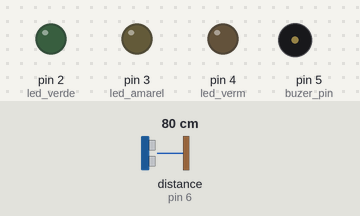
Recording of a sketch running on a simulated Arduino Uno, built with avr-gcc and run on an emulated ATmega328P. Parts: output pins drawn as LEDs (lit = HIGH), buzzer (waves = sounding, pin HIGH). Wiring (inferred from the names in the program): ultrasonic range finder: trigger pin 7; echo pin 6. The test bench sets the inputs (shaded band); at power-on: distance to the obstacle (sensor on pin 6) 80 cm. The echo pulse lasts 58.3 µs per cm; pins used as bus, display or sensor lines are not drawn; what the sketch prints to the serial monitor is not drawn.

Above: at 1.2 s.
1.3 s: distance to the obstacle (sensor on pin 6) set to 55 cm
4.3 s: distance to the obstacle (sensor on pin 6) set to 47 cm
At 5.0 s:
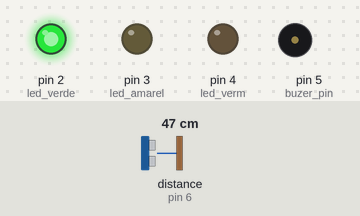
7.3 s: distance to the obstacle (sensor on pin 6) set to 28 cm
10.3 s: distance to the obstacle (sensor on pin 6) set to 25 cm
At 10.68 s:
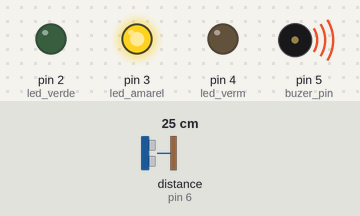
13.3 s: distance to the obstacle (sensor on pin 6) set to 13 cm
16.3 s: distance to the obstacle (sensor on pin 6) set to 10 cm
At 16.7 s:
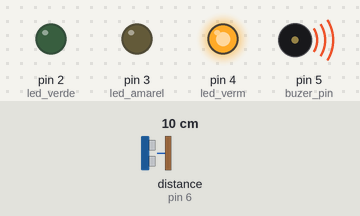
Timing chart, 0 to 20.3 s (numbered marks = the images above; inputs shaded):
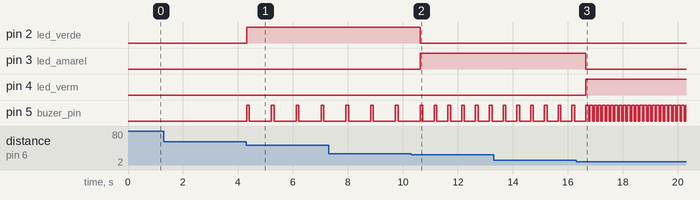

Measured:
- the behaviour switches between 52 and 51 cm on distance to the obstacle (sensor on pin 6) (found by bisection; images 0 and 1)
- the behaviour switches between 27 and 26 cm on distance to the obstacle (sensor on pin 6) (found by bisection; images 1 and 2)
- the behaviour switches between 12 and 11 cm on distance to the obstacle (sensor on pin 6) (found by bisection; images 2 and 3)
- after the input at 1.3 s, every drawn part: stays the same
- after the input at 4.3 s, pin 2 (led_verde): LOW → HIGH at once; pin 5 (buzer_pin): alternates HIGH for 0.10 s and LOW for 0.80 s, starting at once
- after the input at 10.3 s, pin 2 (led_verde): HIGH → LOW after 0.33 s; pin 3 (led_amarel): LOW → HIGH after 0.33 s; pin 5 (buzer_pin): alternates HIGH for 0.10 s and LOW for 0.40 s, starting after 0.83 s
- after the input at 16.3 s, pin 3 (led_amarel): HIGH → LOW after 0.35 s; pin 4 (led_verm): LOW → HIGH after 0.35 s; pin 5 (buzer_pin): alternates HIGH for 0.10 s and LOW for 0.05 s, starting after 0.50 s

The sketch:

sensor_ultrasonico.ino
```cpp
// C++ code// C++
//
int led_verde = 2; // pino do led verde
int led_amarel = 3; // pino do led amarelo
int led_verm = 4; // pino do led vermelho
int buzer_pin = 5; // pino do buzzer
int echo_pin = 6; // pino do echo do sensor
int trig_pin = 7; // pino do trig do sensor


int limite_distanc = 50; // limite de distancia
int cm = 0; // centimetros

long ler_distancia_sensor(int t_pin, int e_pin)
{

    pinMode(t_pin, OUTPUT); // determina o pino do trig/disparo do sensor como saida/output
    digitalWrite(t_pin, LOW); // deixa o pino em nivel baixo/desligado
    delayMicroseconds(2); // espera de 2 microsegundos

    digitalWrite(t_pin, HIGH); // faz o sensor emitir som colocando em nivel alto/ligado
    delayMicroseconds(10);
    digitalWrite(t_pin, LOW);
    pinMode(e_pin, INPUT); // configura o pino echo como entrada entrada/input

    return pulseIn(e_pin, HIGH); // retorna ficar em hing e retorna o tempo levado em micrisegundos

}

void setup()
{
    Serial.begin(9600); // inicia a cominicação em 9600 bits/segundo
    pinMode(led_verde, OUTPUT); // configura o pino verde como saida
    pinMode(led_amarel, OUTPUT); // configura o pino amarelo como saida
    pinMode(led_verm, OUTPUT); // configura o pino vermelho como saida
    pinMode(buzer_pin, OUTPUT); // configura o buzzer como saida
}

void loop()
{
    cm = 0.01723 * ler_distancia_sensor( trig_pin , echo_pin); // converte o valor em centimetros com base nos microsegundos
    Serial.print("cm: ");
    Serial.print(cm);
    Serial.print("");


    if (cm > limite_distanc) // se a distancia em cm for maior que o limite não manda nenhum sinal aos leds
    {
        digitalWrite(led_verde, LOW);
        digitalWrite(led_amarel, LOW);
        digitalWrite(led_verm, LOW);

    }

    if (cm <= limite_distanc && cm > limite_distanc * 0.5) // se a distancia em cm for menor que o limite e maior que o limite - 100 não manda sinal ao led verde
    {
        digitalWrite(led_verde, HIGH);
        digitalWrite(led_amarel, LOW);
        digitalWrite(led_verm, LOW);

        digitalWrite(buzer_pin, HIGH);
        delay(100);
      	digitalWrite(buzer_pin, LOW);
        delay(800);
    }

    if (cm <= limite_distanc * 0.5 && cm > limite_distanc * 0.2 ) // se a distancia em cm for menor que o limite e maior que o limite - 100 não manda sinal ao led verde
    {
        digitalWrite(led_verde, LOW);
        digitalWrite(led_amarel, HIGH);
        digitalWrite(led_verm, LOW);

        digitalWrite(buzer_pin, HIGH);
        delay(100);
      	digitalWrite(buzer_pin, LOW);
      	delay(400);


    }

    if (cm <= limite_distanc * 0.2 && cm >= 0 ) // se a distancia em cm for menor que o limite e maior que o limite - 100 não manda sinal ao led verde
    {
        digitalWrite(led_verde, LOW);
        digitalWrite(led_amarel, LOW);
        digitalWrite(led_verm, HIGH );

        digitalWrite(buzer_pin, HIGH);
        delay(100);
      	digitalWrite(buzer_pin, LOW);
        delay(50);

    }
}
```
